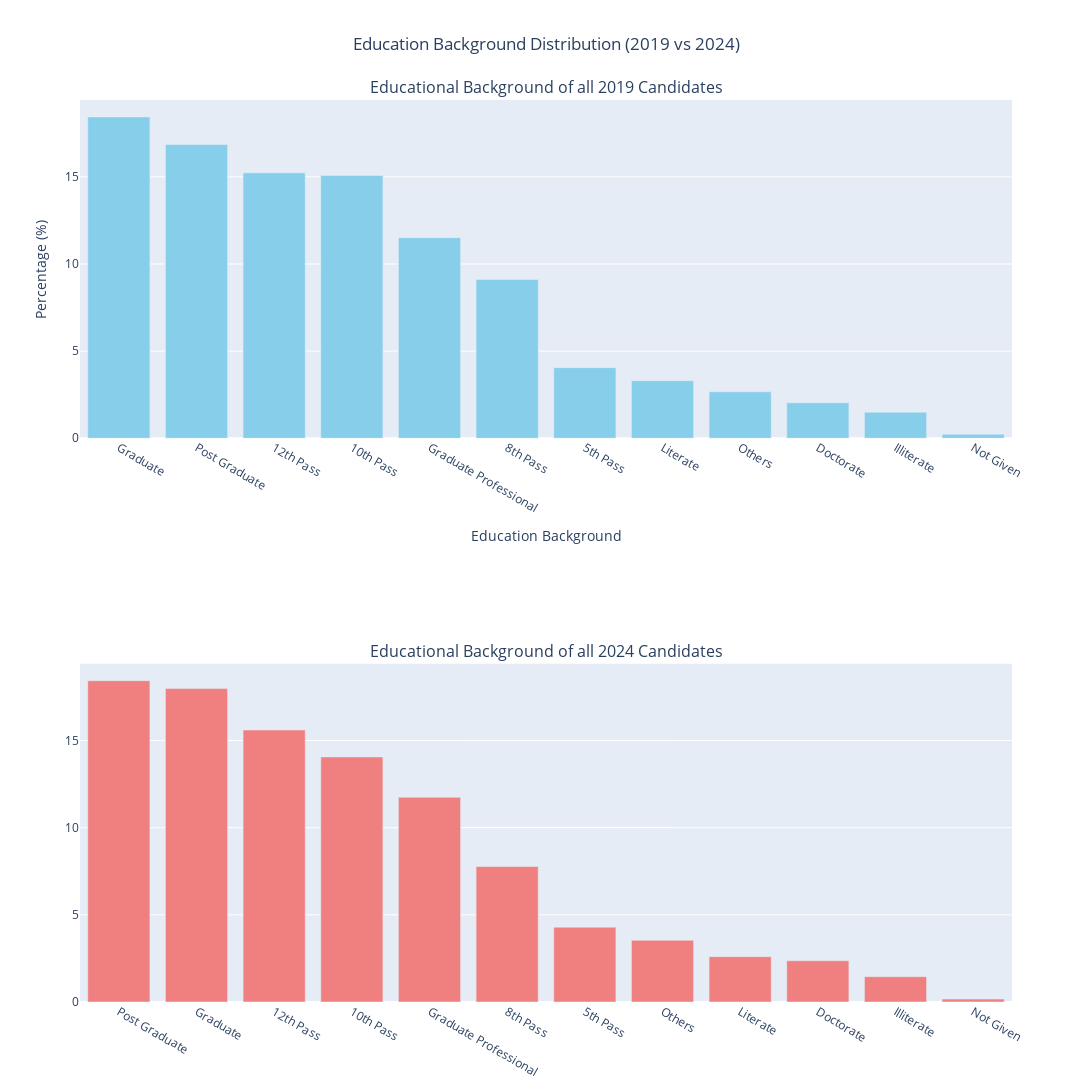

Write notebook code for a chart like this one.
### Code cell
fig = make_subplots(
    rows=2, cols=1,  # Specify two rows and one column
    subplot_titles=[
        f'Educational Background of all 2019 Candidates', 
        f'Educational Background of all 2024 Candidates'
    ]
)

# Add bar chart for 2019
fig.add_trace(
    go.Bar(
        x=data_2019.index,  # Education levels
        y=data_2019.values,  # Percentages
        name='2019',
        marker=dict(color='skyblue')
    ),
    row=1, col=1
)

# Add bar chart for 2024
fig.add_trace(
    go.Bar(
        x=data_2024.index,  # Education levels
        y=data_2024.values,  # Percentages
        name='2024',
        marker=dict(color='lightcoral')
    ),
    row=2, col=1
)

# Update layout
fig.update_layout(
    title_text='Education Background Distribution (2019 vs 2024)',
    title_x=0.5,  # Center the title
    height=1200,  # Increase the height for stacked charts
    width=1500,  # Set a reasonable width
    xaxis_title='Education Background',
    yaxis_title='Percentage (%)',
    showlegend=False  # Hide the legend
)

# Show the figure
fig.show()

### Figure 1 — Plotly figure (JSON) as saved in the notebook; plotly's stock layout.template omitted (floating-point values rounded to 4 significant figures)
{"data": [{"marker": {"color": "skyblue"}, "name": "2019", "type": "bar", "x": ["Graduate", "Post Graduate", "12th Pass", "10th Pass", "Graduate Professional", "8th Pass", "5th Pass", "Literate", "Others", "Doctorate", "Illiterate", "Not Given"], "xaxis": "x", "y": [18.44, 16.85, 15.23, 15.08, 11.51, 9.113, 4.05, 3.304, 2.665, 2.038, 1.492, 0.2265], "yaxis": "y"}, {"marker": {"color": "lightcoral"}, "name": "2024", "type": "bar", "x": ["Post Graduate", "Graduate", "12th Pass", "10th Pass", "Graduate Professional", "8th Pass", "5th Pass", "Others", "Literate", "Doctorate", "Illiterate", "Not Given"], "xaxis": "x2", "y": [18.43, 17.98, 15.6, 14.06, 11.74, 7.772, 4.294, 3.538, 2.603, 2.363, 1.451, 0.1679], "yaxis": "y2"}], "layout": {"annotations": [{"font": {"size": 16}, "showarrow": false, "text": "Educational Background of all 2019 Candidates", "x": 0.5, "xanchor": "center", "xref": "paper", "y": 1, "yanchor": "bottom", "yref": "paper"}, {"font": {"size": 16}, "showarrow": false, "text": "Educational Background of all 2024 Candidates", "x": 0.5, "xanchor": "center", "xref": "paper", "y": 0.375, "yanchor": "bottom", "yref": "paper"}], "height": 1200, "showlegend": false, "title": {"text": "Education Background Distribution (2019 vs 2024)", "x": 0.5}, "width": 1500, "xaxis": {"anchor": "y", "domain": [0, 1], "title": {"text": "Education Background"}}, "xaxis2": {"anchor": "y2", "domain": [0, 1]}, "yaxis": {"anchor": "x", "domain": [0.625, 1], "title": {"text": "Percentage (%)"}}, "yaxis2": {"anchor": "x2", "domain": [0, 0.375]}}}
